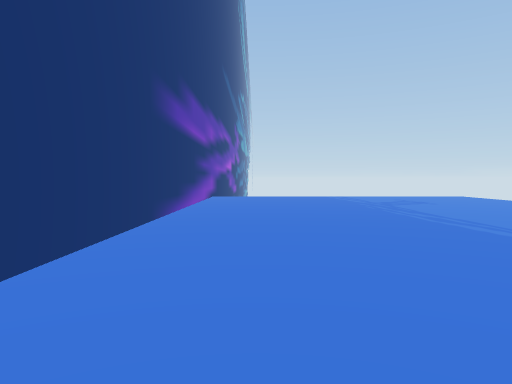
[1] (above)

18 first-person views from a walk through a scene from a Unity 3-D project. The camera is 1.3 m above the floor, tilts 2° down and sees 70° across. The floor is counted in squares, 2 m on a side. Each view is taken from the middle of a square. On the plan, view 1 faces up. The plan holds only what a view shows up to about 11 squares ahead; the rest is blank. The place goes on beyond the plan. The player is left out.

[2]
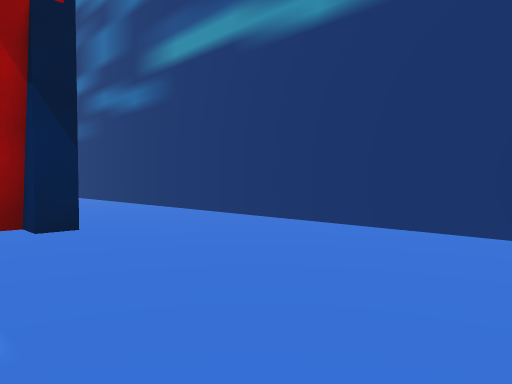

[3]
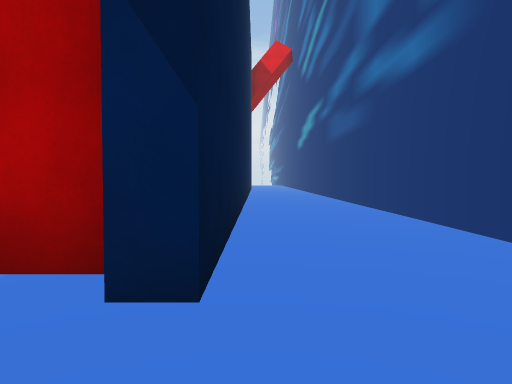

[4]
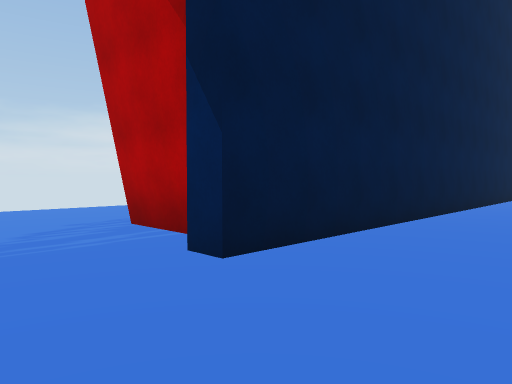

[5]
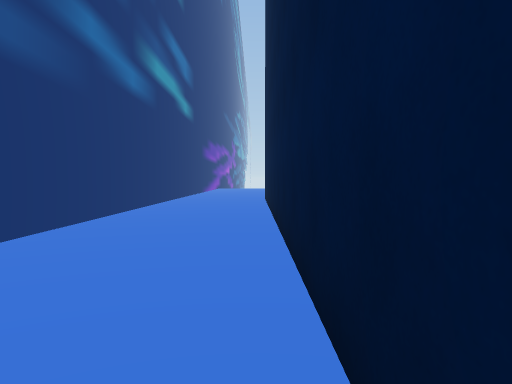

[6]
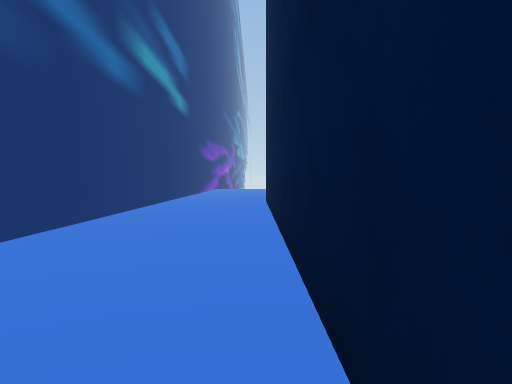

[7]
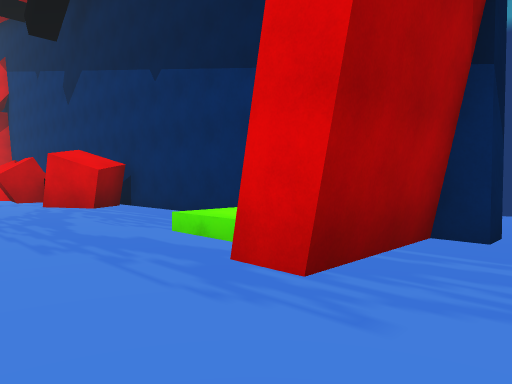

[8]
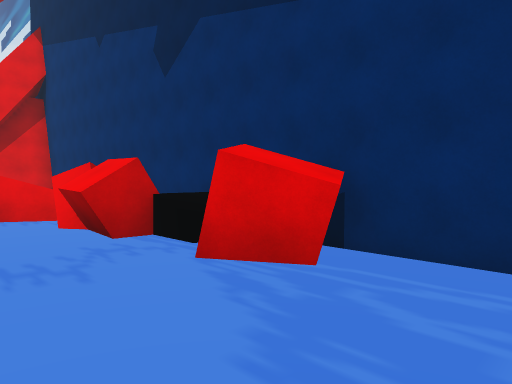

[9]
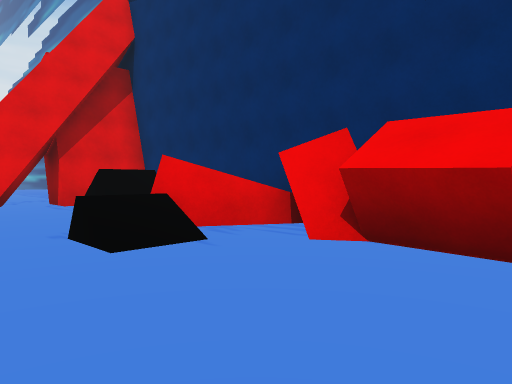

[10]
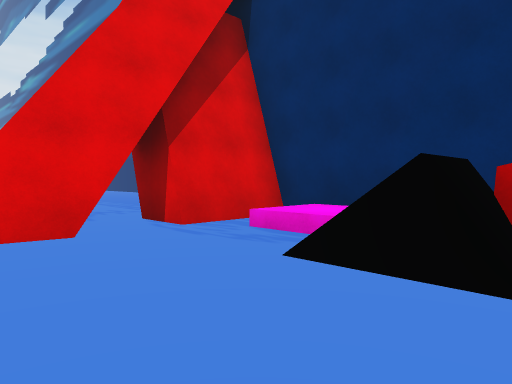

[11]
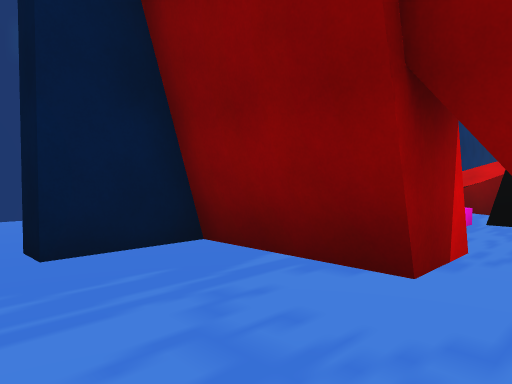

[12]
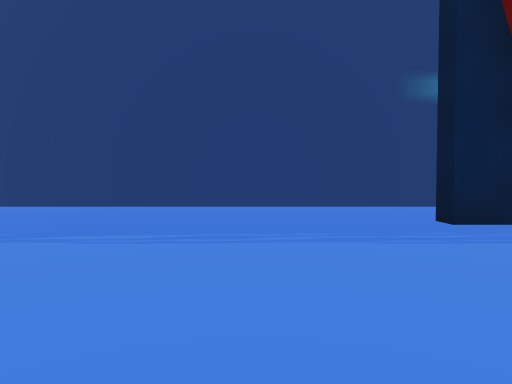

[13]
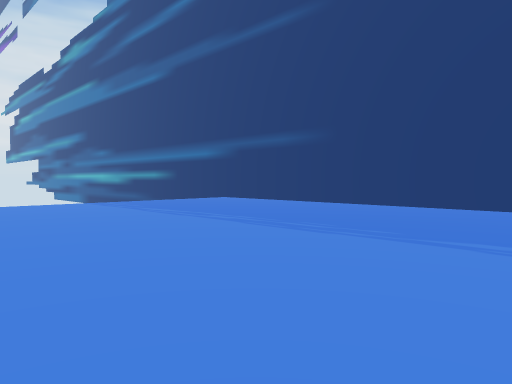

[14]
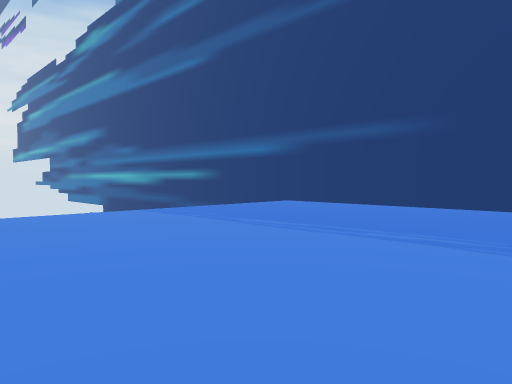

[15]
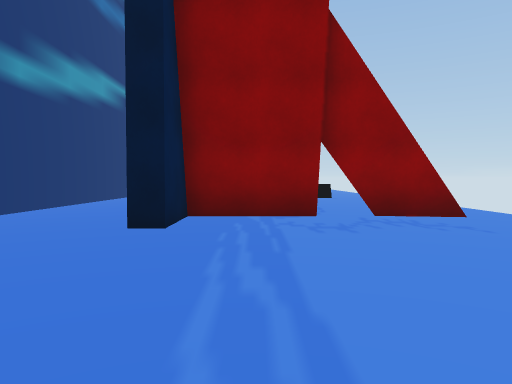

[16]
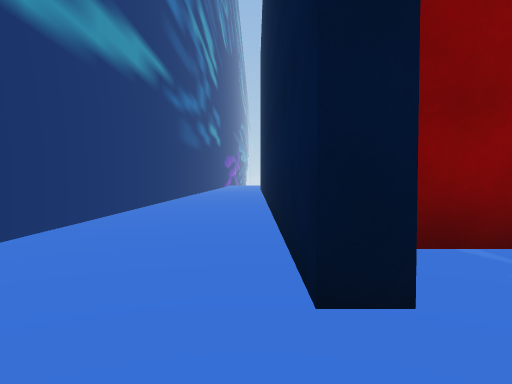

[17]
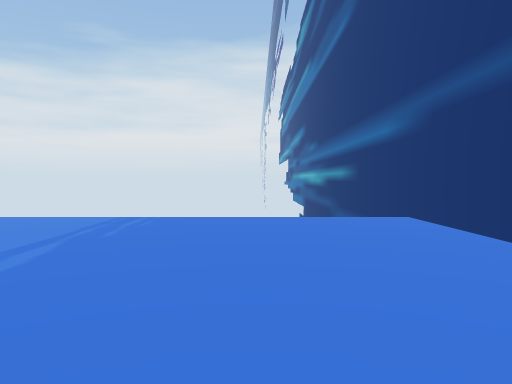

[18]
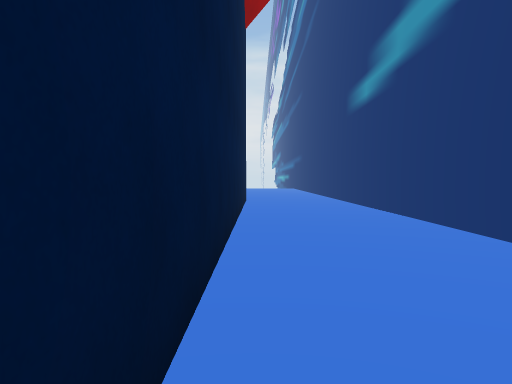

### Floor plan
Key: @ floor where view 1 was taken; # wall or solid block; . main floor; : floor 0.5 m higher than the main floor; / step, stairs or slope; = window, fence, low wall or low ledge; ^ raised ledge; B black block; O other object.
Columns run from 2 left of view 1 to 7 right of it. Each row starts with its distance up from view 1.
 11 =.........
 10 =.........
  9 =........
  8 =........
  7 =.......
  6 =......
  5 =......
  4 =.....
  3 =.....
  2 =.....
  1 =.........
  0 =.@#......
 -1 =..####...
 -2 =..# :....
 -3 =..# /..
 -4 =..# ...
 -5 =..#..../
 -6 =..#....
 -7 =..##....
 -8 =..###...
 -9 =..##...
-10  ...#^....
-11   ..##....
-12   ..##....
-13 =..###//..
-14 =..#//#O.
-15 =..# /#...
-16 =..# ./B..
-17 =..# //...
-18 =..#/:....
-19 =..#.....
-20 =..######.
-21 =..#......
-22 =..#......
-23 =........
-24 =........
-25 =.........
-26 =.........
-27 =.........
-28 =.........
-29 =.........
-30 =.........
-31 =.........
-32 =.........
-33 =........
-34 =........
-35 =........
-36 =........
-37 =
-38 =
-39 =

Where each view was taken, in squares from view 1:
view 1: 0 up, 0 right, facing up
view 2: 5 up, 3 right, facing down-left
view 3: 2 up, 1 right, facing down
view 4: 2 up, 1 left, facing down-right
view 5: 12 down, 1 right, facing up
view 6: 11 down, 1 right, facing up
view 7: 1 up, 6 right, facing down-left
view 8: 5 down, 6 right, facing down-left
view 9: 10 down, 7 right, facing down-left
view 10: 15 down, 7 right, facing down-left
view 11: 23 down, 5 right, facing up-left
view 12: 25 down, 7 right, facing left
view 13: 26 down, 7 right, facing down-left
view 14: 29 down, 7 right, facing down-left
view 15: 27 down, 3 right, facing up
view 16: 24 down, 1 right, facing up
view 17: 30 down, 1 right, facing down
view 18: 11 down, 1 right, facing down
